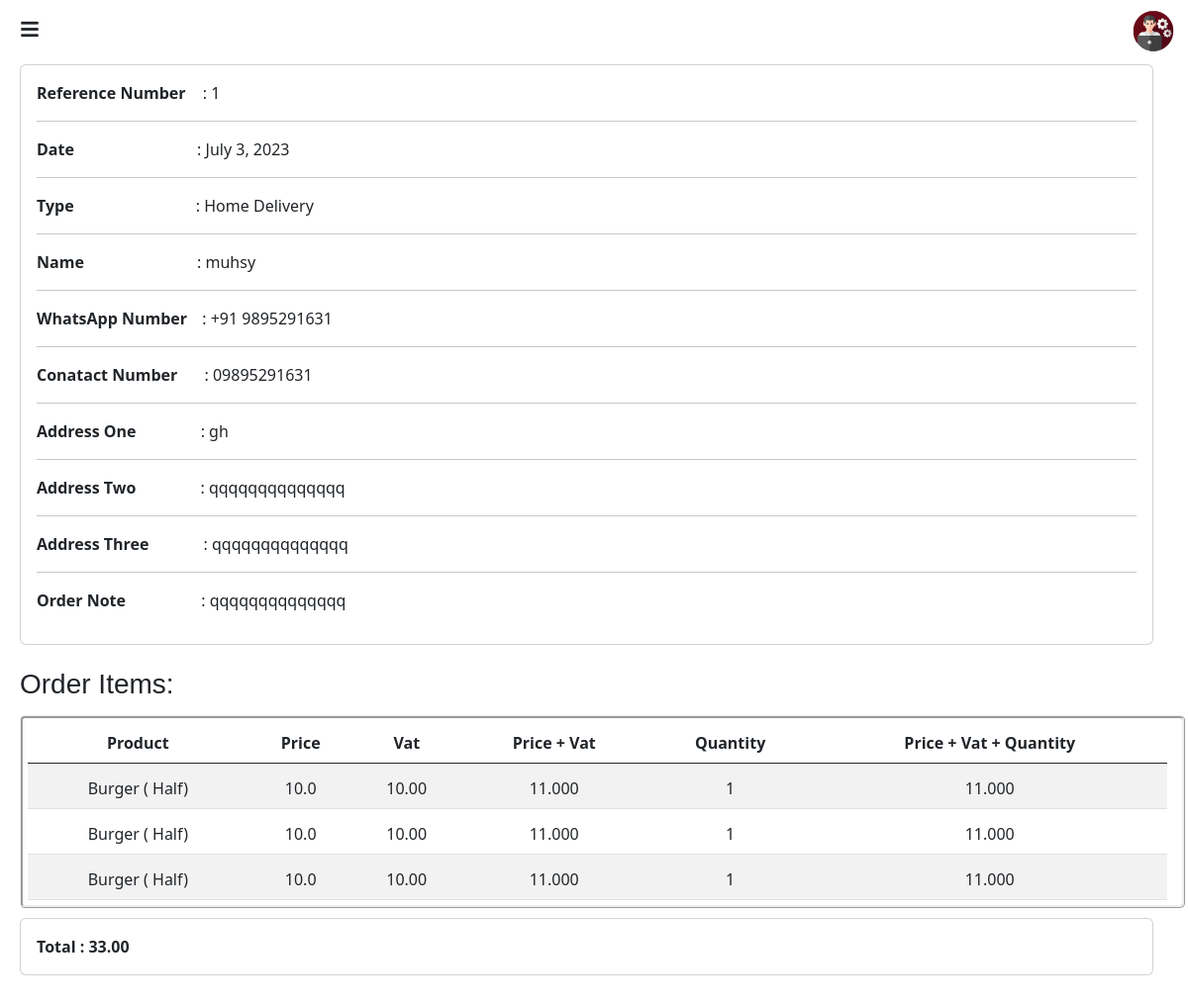
/type/5/, run on an earlier commit of the app's database.
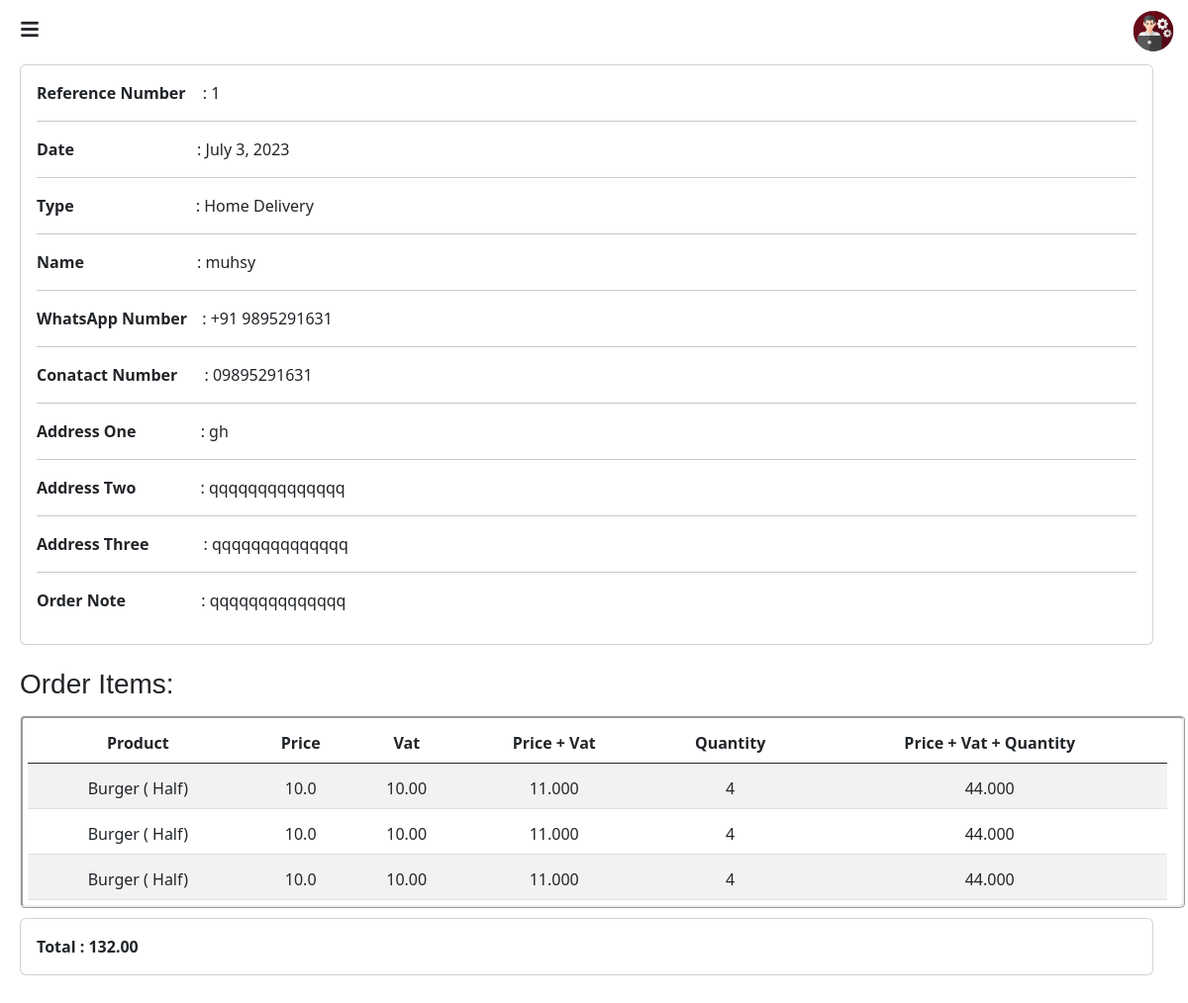
And on a later commit of the database.
### adminapp/models.py (models this page shows, shortened)
class Order(models.Model):
    TYPE = (
        ('Home Delivery', 'Home Delivery'),
        ('Take Away', 'Take Away'),
    )
    PAYMENT_MODE = (
        ('Cash on Delivery', 'Cash on Delivery'),
        ('Card on Delivery', 'Card on Delivery'),
    )
    STATUS = (
        ('Pending', 'Pending'),
        ('Order Confirmed', 'Order Confirmed'),
        ('Order Don', 'Order Don'),
        ('Cancel', 'Cancel'),
    )
    cart = models.ManyToManyField(Cart)
    reference_number = models.CharField(max_length=100, unique=True)
    order_type = models.CharField(max_length=100, choices=TYPE)
    name = models.CharField(max_length=200)
    whatsapp_number = models.CharField(max_length=20)
    contact_number = models.CharField(max_length=20)
    address_one = models.CharField(max_length=500)
    address_two = models.CharField(max_length=500)
    address_three = models.CharField(max_length=500)
    order_note = models.CharField(max_length=500)
    payment_mode = models.CharField(max_length=100, choices=PAYMENT_MODE)
    date = models.DateField()
    time = models.TimeField()
    status = models.CharField(max_length=100, choices=STATUS, default='Pending', null=True, blank=True)
    def get_cart_total(self):
        total = Decimal(0)
        for cart_item in self.cart.all():
            total += cart_item.total
        return total

class Cart(models.Model):
    user = models.UUIDField(null=True, blank=True)
    product_price = models.ForeignKey(ProductPrice, on_delete=models.CASCADE)
    quantity = models.PositiveIntegerField(default=1)
    product_price_dummy = models.CharField(max_length=100, null=True, blank=True)
    tax_dummy = models.CharField(max_length=100, null=True, blank=True)
    total = models.DecimalField(max_digits=10, decimal_places=2, null=True, blank=True)
    def get_total_price_with_tax_dummy(self):
        price = self.product_price_dummy
        tax_amount = Decimal(price) * Decimal(self.tax_dummy) / 100
        total_price_with_tax = (Decimal(price) + tax_amount)
        return total_price_with_tax
    def get_total_tax_with_price_and_quantity_dummy(self):
        price = self.product_price_dummy
        tax_amount = Decimal(price) * Decimal(self.tax_dummy) / 100
        total_tax_with_price_and_quantity = (tax_amount + Decimal(price)) * Decimal(self.quantity)
        return total_tax_with_price_and_quantity

class ProductPrice(models.Model):
    product = models.ForeignKey(Product, on_delete=models.CASCADE)
    name = models.CharField(max_length=50)
    actual_price = models.FloatField()
    discount_price = models.FloatField(null=True, blank=True)
    tax = models.DecimalField(max_digits=5, decimal_places=2)

class Product(models.Model):
    name = models.CharField(max_length=100)
    category = models.ManyToManyField(Category)
    image = models.ImageField(upload_to='product_image', null=True)
    description = models.CharField(max_length=100, null=True)
    availability = models.BooleanField(default=False)

### adminapp/views.py (the view)
# urls.py: path('type/<int:order_id>/', views.type_details, name='type_details'),
def type_details(request, order_id):
    order = get_object_or_404(Order, id=order_id)
    context = {'order': order}
    return render(request, 'type_details.html', context)

### adminapp/templates/type_details.html (shortened to what this page needs)
<!DOCTYPE html>
{% load static %}
<html lang="en">
<head>
    <link href="https://cdn.jsdelivr.net/npm/bootstrap@5.3.0-alpha3/dist/css/bootstrap.min.css" rel="stylesheet">
    <link rel="stylesheet" href="https://cdn.jsdelivr.net/npm/bootstrap-icons@1.10.5/font/bootstrap-icons.css">
    <link href='https://unpkg.com/boxicons@2.1.4/css/boxicons.min.css' rel='stylesheet'>
	<link rel="stylesheet" href="https://cdnjs.cloudflare.com/ajax/libs/font-awesome/5.15.4/css/all.min.css">
	<link rel="stylesheet" href="{% static 'css/type-details.css' %}">
	<link rel="stylesheet" href="{% static 'css/animated.css' %}">
</head>
<body>
    <header>
		<div class="row">
			<div class="col">
				<div class="menu-icon" id="menuIcon">
					<i class="fas fa-bars"></i>
				</div>
			</div>
			<div class="col">
				<div style="display: flex; justify-content: center; padding-top: 15px;">
				</div>
			</div>
			<div class="col">
				<div class="admin-profile">
					<img src="{% static 'images/admin.png' %}" alt="Image" width="50px" style="padding-top: 8px; margin-right: 10px;">
				</div>
			</div>
		</div>
    </header>
	{% if order.order_type == 'Home Delivery' %}
		<div class="card zoomIn">
			<div class="card-body">
				<p> <span class="font-bold" style="padding-right: 13px;">Reference Number </span>  <span>:</span>  {{ order.reference_number }} </p>
				<hr>
				<p><span class="font-bold" style="padding-right: 120px;" >Date </span > <span>:</span> {{ order.date }}</p>
				<hr>
				<p> <span class="font-bold" style="padding-right: 119px;">Type </span > <span>:</span> Home Delivery</p>
				<hr>
				<p> <span class="font-bold" style="padding-right: 110px;">Name </span>  <span>:</span>  {{ order.name }}</p>
				<hr>
				<p> <span class="font-bold" style="padding-right: 11px;">WhatsApp  Number </span>  <span>:</span> {{ order.whatsapp_number }}</p>
				<hr>
				<p> <span class="font-bold" style="padding-right: 23px;">Conatact Number  </span>  <span>:</span> {{ order.contact_number }}</p>
				<hr>
				<p> <span class="font-bold" style="padding-right: 61px;">Address One </span>  <span>:</span> {{ order.address_one }}</p>
				<hr>
				<p> <span class="font-bold" style="padding-right: 61px;">Address Two </span > <span>:</span> {{ order.address_two }}</p>
				<hr>
				<p> <span class="font-bold" style="padding-right: 51px;">Address Three </span>  <span>:</span> {{ order.address_three }}</p>
				<hr>
				<p> <span class="font-bold" style="padding-right: 72px;">Order Note </span>  <span>:</span> {{ order.order_note }}</p>
			</div>
		</div>
        <h3 class="order-items fade-up">Order Items:</h3>
        <div class="table-responsive fade-up">
            <table class="table table-striped">
                <thead style="border: thin;">
                    <tr class="text-center">
                        <th scope="col" class="text-nowrap">Product</th>
                        <th scope="col" class="text-nowrap">Price</th>
                        <th scope="col" class="text-nowrap">Vat</th>
                        <th scope="col" class="text-nowrap">Price + Vat</th>
                        <th scope="col" class="text-nowrap">Quantity</th>
                        <th scope="col" class="text-nowrap">Price + Vat + Quantity</th>
                    </tr>
                </thead>
                <tbody>
                    {% for cart in order.cart.all %}
                        <tr class="text-center">
                            <td class="text-nowrap" style="padding-top: 13px; ">
                                {{ cart.product_price.product.name }} ( {{ cart.product_price.name}})
                            </td>
                            <td class="text-nowrap" style="padding-top: 13px; ">{{ cart.product_price_dummy }}</td>
                            <td class="text-nowrap" style="padding-top: 13px; ">{{ cart.tax_dummy }}</td>
                            <td class="text-nowrap" style="padding-top: 13px; ">{{ cart.get_total_price_with_tax_dummy }}</td>
                            <td class="text-nowrap" style="padding-top: 13px; ">{{ cart.quantity }}</td>
                            <td class="text-nowrap" style="padding-top: 13px; ">{{ cart.get_total_tax_with_price_and_quantity_dummy }}</td>
                        </tr>
                    {% endfor%}
                </tbody>
            </table>
        </div>
		<div class="card fade-up">
			<div class="card-body">
				<span class="font-bold">Total : {{ order.get_cart_total }} </span>
			</div>
		</div>
       <br><br>
    {% endif %}
</body>
</html>

### static/css/type-details.css (style rules this page uses)
body { margin: 0; padding: 0; }
.menu-icon { display: flex; justify-content: center; align-items: center; width: 40px; height: 30px; cursor: pointer; position: fixed; top: 15px; left: 10px; z-index: 100; }
.menu-icon i { font-size: 20px; }
.admin-profile { display: flex; justify-content: end; }
.table-responsive { margin-left: 280px; margin-right: 35px; margin-top: 15px; border: ridge; border-radius: 5px }
.table { margin: 5px; }
.card { margin-left: 282px; margin-top: 10px; margin-right: 35px; }
.order-items { margin-left: 283px; margin-top: 23px; font-family: 'Gill Sans', 'Gill Sans MT', Calibri, 'Trebuchet MS', sans-serif; }
@media (max-width: 1300px) { .table-responsive { margin-left: 20px; margin-right: 3px; padding-right: 20px; } }
@media (max-width: 1300px) { .card { margin-left: 20px; } }
@media (max-width: 1300px) { .order-items { margin-left: 20px; } }
.font-bold { font-weight: bold; }

What changed in the data, as far as the page shows it:
changed through a linked row, Order "muhsy": get_cart_total "33.00" → "132.00"
changed Cart (number 1 of 3 on the later page): quantity "1" → "4"; get_total_tax_with_price_and_quantity_dummy "11.000" → "44.000"
changed Cart (number 2 of 3 on the later page): quantity "1" → "4"; get_total_tax_with_price_and_quantity_dummy "11.000" → "44.000"
changed Cart (number 3 of 3 on the later page): quantity "1" → "4"; get_total_tax_with_price_and_quantity_dummy "11.000" → "44.000"
